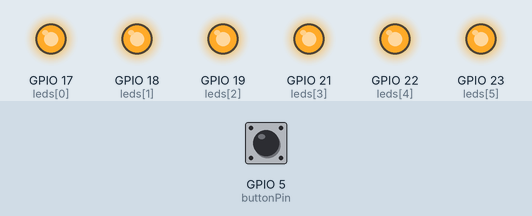
Bench run of a sketch on a simulated ESP32. Shown: output pins drawn as LEDs (lit = HIGH). Dashed ring = blinking. Inputs (shaded band) come from the test bench; at power-on: GPIO 5 (buttonPin) LOW.

Above: at 1.2 s.
1.3 s: GPIO 5 (buttonPin) pulled HIGH for 0.15 s
At 1.9 s:
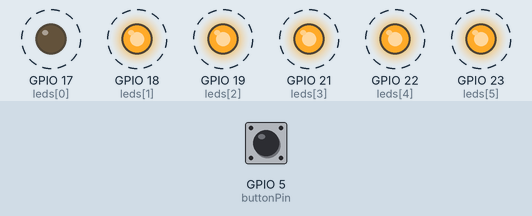
4.3 s: GPIO 5 (buttonPin) pulled HIGH for 1 s
At 4.3 s:
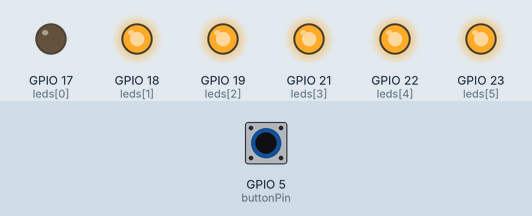
6.8 s: GPIO 5 (buttonPin) pulled HIGH for 3.2 s
At 7.2 s:
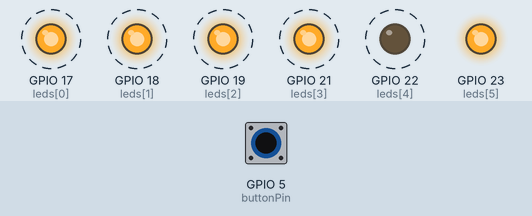
Timing chart, 0 to 17.5 s (numbered marks = the images above; inputs shaded):
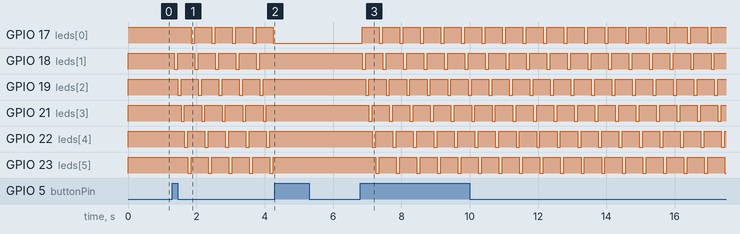

Measured:
- after the input at 1.3 s, GPIO 17 (leds[0]): alternates HIGH for 0.50 s and LOW for 0.10 s, starting after 0.55 s; GPIO 18 (leds[1]): alternates HIGH for 0.50 s and LOW for 0.10 s, starting after 0.05 s
- after the input at 4.3 s, GPIO 17 (leds[0]): stops changing and stays LOW; GPIO 18 (leds[1]), GPIO 19 (leds[2]), GPIO 21 (leds[3]), GPIO 22 (leds[4]), GPIO 23 (leds[5]): stops changing and stays HIGH
- after the input at 6.8 s, GPIO 17 (leds[0]), GPIO 18 (leds[1]): alternates HIGH for 0.50 s and LOW for 0.10 s, starting after 0.05 s

The sketch:

5-4-7Segment_Round_Auto_Stop.ino
```cpp
const int buttonPin = 5; // for esp32 按鈕連接到pin 5
const int leds[] = {17,18,19,21,22,23}; // for ESP32 七段顯示器外圍LED的腳位
//const int buttonPin = 8; // 按鈕連接到pin 8
//const int leds[] = {2,3,4,5,6,7}; // 七段顯示器外圍LED的腳位
const int debounceDelay = 50; // 按鈕去抖動的延遲時間（毫秒）
int buttonState; // 目前按鈕狀態
int lastButtonState = LOW; // 上一次按鈕狀態
unsigned long lastDebounceTime = 0; // 上次觸發去抖動的時間
int pressCount = 0; // 按鈕按壓次數
bool isOdd = false; // 是否為奇數按壓
int currentLed = 0; // 目前點亮的LED索引
unsigned long lastLedChangeTime = 0; // 上次LED變化的時間
const long ledInterval = 100; // LED切換間隔時間（毫秒）

void setup() {
  pinMode(buttonPin, INPUT);
  for (int i = 0; i < 6; i++) {
    pinMode(leds[i], OUTPUT);
    digitalWrite(leds[i], HIGH); // 共陽型，初始化為關閉狀態
  }
}

void loop() {
  int reading = digitalRead(buttonPin);

  // 按鈕去抖動機制
  if (reading != lastButtonState) {
    lastDebounceTime = millis();
  }
  if ((millis() - lastDebounceTime) > debounceDelay) {
    if (reading != buttonState) {
      buttonState = reading;
      if (buttonState == HIGH) {
        pressCount++;
        isOdd = pressCount % 2 != 0;
        if (!isOdd) {
          // 如果按壓次數為偶數，停止在當前LED
          for (int i = 0; i < 6; i++) {
            digitalWrite(leds[i], i == currentLed ? LOW : HIGH); // 關閉所有LED，除了當前的
          }
        }
      }
    }
  }
  lastButtonState = reading;

  // LED控制邏輯，無阻塞
  if (isOdd && (millis() - lastLedChangeTime >= ledInterval)) {
    // 關閉目前的LED
    digitalWrite(leds[currentLed], HIGH);
    // 計算下一個LED的索引
    currentLed = (currentLed + 1) % 6;
    // 點亮下一個LED
    digitalWrite(leds[currentLed], LOW);
    lastLedChangeTime = millis();
  }
}
```
